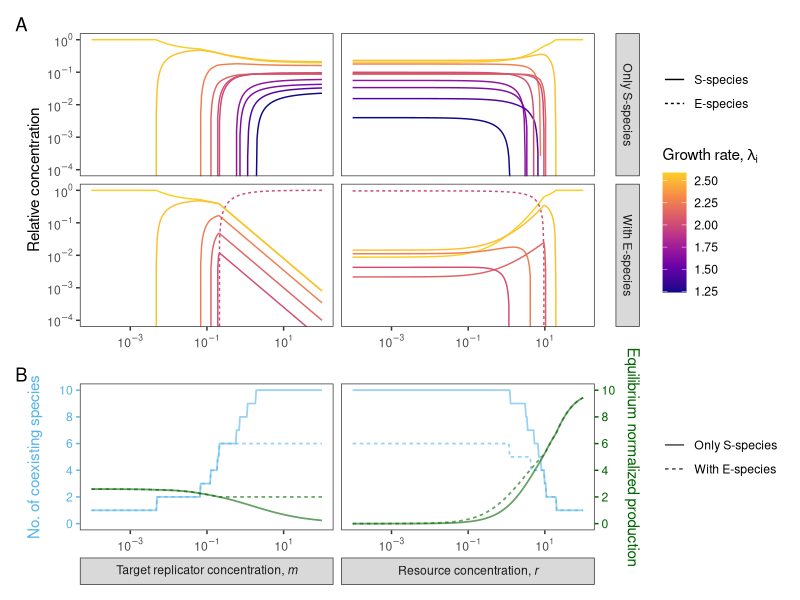

This figure's R source:
library(tidyverse)
library(patchwork)



dat <- read_tsv("../data/alldata.tsv", col_types = "cldicdddi") |>
  # Change from absolute to relative concentrations:
  mutate(conc = conc / sum(conc), .by = c(param, expType, paramValue)) |>
  filter(conc > 0) |>
  mutate(
    species = as_factor(species),
    type = fct_relevel(type, "S-species", "E-species"),
    param = as_factor(ifelse(param == "m",
                             "'Target replicator concentration,'~italic('m')",
                             "'Resource concentration,'~italic('r')")),
    expType = ifelse(expType, "With E-species", "Only S-species")
  )


p1 <- dat |>
  ggplot(aes(x = paramValue, y = conc, color = growthRate,
             group = species, linetype = type)) +
  geom_line() +
  scale_x_log10(labels = scales::label_log()) +
  scale_y_log10(labels = scales::label_log()) +
  scale_color_viridis_c(option = "C", end = 0.9) +
  labs(x = NULL, y = "Relative concentration",
       linetype = NULL, color = expression(paste("Growth rate, ", lambda[i]))) +
  facet_grid(expType ~ param, labeller = labeller(.cols = label_parsed)) +
  coord_cartesian(ylim = c(1e-4, NA)) +
  theme_bw() +
  theme(panel.grid = element_blank(),
        strip.placement = "outside",
        strip.text.x = element_blank())


p2 <- dat |>
  pivot_longer(excessProd | numTypes) |>
  mutate(name = fct_relevel(name, "numTypes", "excessProd")) |>
  ggplot(aes(x = paramValue, y = value, color = name, linetype = expType)) +
  geom_line(linewidth = 0.6, alpha = 0.6) +
  facet_wrap(~ param, labeller = label_parsed, strip.position = "bottom") +
  scale_x_log10(labels = scales::label_log()) +
  scale_y_continuous(
    name = "No. of coexisting species",
    breaks = (0:5) * 2,
    limits = c(0, 10),
    sec.axis = dup_axis(name = "Equilibrium normalized production")
  ) +
  scale_color_manual(
    values = c("numTypes" = "#56B4E9", "excessProd" = "darkgreen"),
    guide = "none"
  ) +
  labs(x = NULL, color = NULL, linetype = NULL) +
  theme_bw() +
  theme(panel.grid = element_blank(),
        strip.placement = "outside",
        axis.title.y.left = element_text(color = "#56B4E9"),
        axis.text.y.left = element_text(color = "#56B4E9"),
        axis.ticks.y.left = element_line(color = "#56B4E9"),
        axis.title.y.right = element_text(color = "darkgreen"),
        axis.text.y.right = element_text(color = "darkgreen"),
        axis.ticks.y.right = element_line(color = "darkgreen"))



p <- (p1 / p2 +
        plot_layout(heights = c(2, 1), tag_level = "new") +
        plot_annotation(tag_levels = list(c("A", "B"), "1")))

show(p)
#ggsave("../figures/Fig2.pdf", device = cairo_pdf, width = 8, height = 7)
